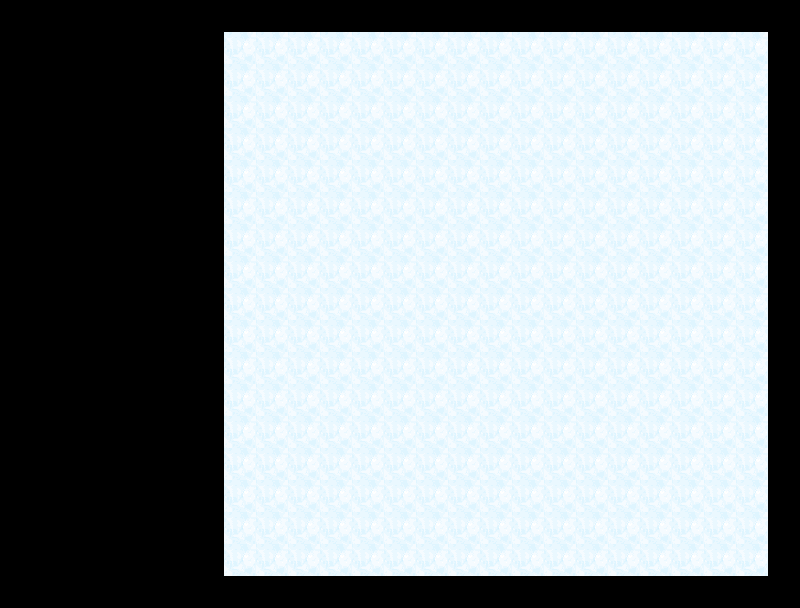

This is a level from a 2D game, rendered from its Tiled map with the project's own tilesets. A one-line summary and the map file follow, with tile-layer data summarised:
An orthogonal 25x19 tile map with 32x32 px tiles, 1 tile layer (background), 11 tilesets and 136 objects.

<map version="1.10" tiledversion="1.10.2" class="deadBlock" orientation="orthogonal" renderorder="right-down" width="25" height="19" tilewidth="32" tileheight="32" infinite="0" nextlayerid="6" nextobjectid="1714">
 <tileset firstgid="1" name="World_A1" tilewidth="32" tileheight="32" tilecount="432" columns="24">
  <image source="World_A1.png" width="768" height="576" />
 </tileset>
 <tileset firstgid="433" name="tree" tilewidth="32" tileheight="59" tilecount="1" columns="1">
  <image source="tree.png" width="32" height="59" />
 </tileset>
 <tileset firstgid="434" name="SnowTree" tilewidth="32" tileheight="55" tilecount="1" columns="1">
  <image source="SnowTree.png" width="32" height="55" />
 </tileset>
 <tileset firstgid="435" name="SnowLevelComponent (2)" tilewidth="32" tileheight="32" tilecount="225" columns="15">
  <image source="SnowLevelComponent (2).png" width="500" height="500" />
 </tileset>
 <tileset firstgid="660" name="BigTree" tilewidth="108" tileheight="107" tilecount="1" columns="1">
  <image source="BigTree.png" width="108" height="107" />
 </tileset>
 <tileset firstgid="661" name="Stone" tilewidth="32" tileheight="32" tilecount="1" columns="1">
  <image source="SnowMan2.png" width="32" height="32" />
 </tileset>
 <tileset firstgid="662" name="BigTree2" tilewidth="94" tileheight="95" tilecount="1" columns="1">
  <image source="BigTree2.png" width="94" height="95" />
 </tileset>
 <tileset firstgid="663" name="BigCastle" tilewidth="96" tileheight="96" tilecount="1" columns="1">
  <image source="BigCastle.png" width="96" height="96" />
 </tileset>
 <tileset firstgid="664" name="BigGrave" tilewidth="100" tileheight="98" tilecount="1" columns="1">
  <grid orientation="orthogonal" width="98" height="98" />
  <image source="BigGrave.png" width="100" height="98" />
 </tileset>
 <tileset firstgid="665" name="BigGrave" tilewidth="98" tileheight="98" tilecount="1" columns="1">
  <image source="BigGrave.png" width="100" height="98" />
 </tileset>
 <tileset firstgid="666" name="SnowTree2" tilewidth="32" tileheight="32" tilecount="1" columns="1">
  <image source="SnowTree2.png" width="32" height="32" />
 </tileset>
 <layer id="3" name="background" width="25" height="19">
  <data>[475 cells, 289 non-empty, 1 distinct tile ids]</data>
 </layer>
 <objectgroup id="2" name="deadBlock" class="deadBlock">
  <object id="1556" gid="661" x="286.25" y="63.75" width="32" height="32" />
  <object id="1567" gid="661" x="639.75" y="64.25" width="32" height="32" />
  <object id="1559" gid="661" x="382.25" y="64.25" width="32" height="32" />
  <object id="1536" gid="661" x="223.5" y="576" width="32" height="32" />
  <object id="1537" gid="661" x="255.667" y="575.833" width="32" height="32" />
  <object id="1538" gid="661" x="288" y="577" width="32" height="32" />
  <object id="1539" gid="661" x="320.5" y="577" width="32" height="32" />
  <object id="1540" gid="661" x="352.5" y="576" width="32" height="32" />
  <object id="1541" gid="661" x="384" y="576.5" width="32" height="32" />
  <object id="1542" gid="661" x="416" y="577" width="32" height="32" />
  <object id="1543" gid="661" x="446.333" y="576.833" width="32" height="32" />
  <object id="1544" gid="661" x="480.5" y="576.5" width="32" height="32" />
  <object id="1545" gid="661" x="512.5" y="576.5" width="32" height="32" />
  <object id="1546" gid="661" x="545" y="577" width="32" height="32" />
  <object id="1547" gid="661" x="577" y="576.5" width="32" height="32" />
  <object id="1548" gid="661" x="609.5" y="576.5" width="32" height="32" />
  <object id="1549" gid="661" x="641.5" y="576.5" width="32" height="32" />
  <object id="1550" gid="661" x="673" y="577" width="32" height="32" />
  <object id="1551" gid="661" x="705" y="576.5" width="32" height="32" />
  <object id="1552" gid="661" x="735" y="577" width="32" height="32" />
  <object id="1554" gid="661" x="223.75" y="64.75" width="32" height="32" />
  <object id="1555" gid="661" x="254.25" y="64.25" width="32" height="32" />
  <object id="1557" gid="661" x="318.75" y="63.75" width="32" height="32" />
  <object id="1558" gid="661" x="350.75" y="63.75" width="32" height="32" />
  <object id="1560" gid="661" x="414.25" y="64.75" width="32" height="32" />
  <object id="1561" gid="661" x="446.25" y="64.25" width="32" height="32" />
  <object id="1562" gid="661" x="478.75" y="64.25" width="32" height="32" />
  <object id="1563" gid="661" x="510.75" y="64.25" width="32" height="32" />
  <object id="1564" gid="661" x="543.25" y="63.75" width="32" height="32" />
  <object id="1565" gid="661" x="575.25" y="63.25" width="32" height="32" />
  <object id="1566" gid="661" x="607.75" y="64.25" width="32" height="32" />
  <object id="1568" gid="661" x="671.25" y="64.75" width="32" height="32" />
  <object id="1569" gid="661" x="703.25" y="64.25" width="32" height="32" />
  <object id="1570" gid="661" x="735.25" y="64.75" width="32" height="32" />
  <object id="1571" gid="661" x="223" y="97" width="32" height="32" />
  <object id="1572" gid="661" x="223" y="129.5" width="32" height="32" />
  <object id="1573" gid="661" x="223" y="161" width="32" height="32" />
  <object id="1574" gid="661" x="223.5" y="193.5" width="32" height="32" />
  <object id="1575" gid="661" x="224" y="225" width="32" height="32" />
  <object id="1576" gid="661" x="224" y="257" width="32" height="32" />
  <object id="1577" gid="661" x="223.5" y="288.5" width="32" height="32" />
  <object id="1579" gid="661" x="224" y="352" width="32" height="32" />
  <object id="1580" gid="661" x="223.5" y="384.5" width="32" height="32" />
  <object id="1581" gid="661" x="224" y="416.5" width="32" height="32" />
  <object id="1582" gid="661" x="224" y="449" width="32" height="32" />
  <object id="1578" gid="661" x="223.5" y="320.5" width="32" height="32" />
  <object id="1583" gid="661" x="223.5" y="482.5" width="32" height="32" />
  <object id="1584" gid="661" x="224" y="513.5" width="32" height="32" />
  <object id="1585" gid="661" x="223.5" y="545" width="32" height="32" />
  <object id="1588" gid="661" x="736.125" y="96.625" width="32" height="32" />
  <object id="1589" gid="661" x="736.125" y="130.125" width="32" height="32" />
  <object id="1590" gid="661" x="735.125" y="162.625" width="32" height="32" />
  <object id="1591" gid="661" x="735.625" y="193.125" width="32" height="32" />
  <object id="1592" gid="661" x="736.125" y="224.625" width="32" height="32" />
  <object id="1593" gid="661" x="736.125" y="257.625" width="32" height="32" />
  <object id="1594" gid="661" x="736.625" y="290.125" width="32" height="32" />
  <object id="1595" gid="661" x="735.625" y="322.125" width="32" height="32" />
  <object id="1596" gid="661" x="737.125" y="352.625" width="32" height="32" />
  <object id="1597" gid="661" x="735.625" y="385.125" width="32" height="32" />
  <object id="1598" gid="661" x="736.125" y="418.125" width="32" height="32" />
  <object id="1599" gid="661" x="736.125" y="449.625" width="32" height="32" />
  <object id="1600" gid="661" x="735.625" y="481.125" width="32" height="32" />
  <object id="1601" gid="661" x="736.125" y="514.125" width="32" height="32" />
  <object id="1602" gid="661" x="735.625" y="543.625" width="32" height="32" />
  <object id="1636" gid="666" x="319.667" y="97" width="32" height="32" />
  <object id="1637" gid="666" x="320" y="128.333" width="32" height="32" />
  <object id="1639" gid="666" x="319.333" y="161.667" width="32" height="32" />
  <object id="1640" gid="666" x="288.667" y="129.667" width="32" height="32" />
  <object id="1641" gid="666" x="383.333" y="224.333" width="32" height="32" />
  <object id="1642" gid="666" x="480" y="161.667" width="32" height="32" />
  <object id="1643" gid="666" x="544.667" y="160" width="32" height="32" />
  <object id="1644" gid="666" x="576.5" y="129.5" width="32" height="32" />
  </objectgroup>
</map>
<!-- 64 of 136 objects omitted -->